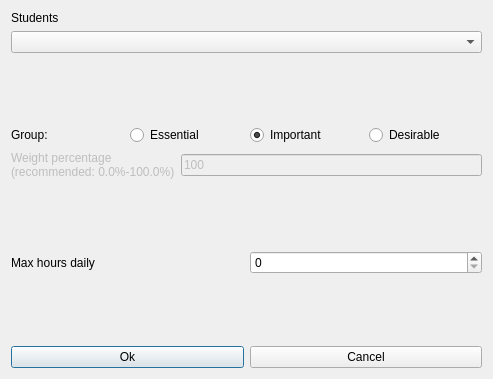
<?xml version="1.0" encoding="UTF-8"?>
<ui version="4.0">
 <class>ModifyConstraintStudentsSetMaxHoursDailyForm_template</class>
 <widget class="QDialog" name="ModifyConstraintStudentsSetMaxHoursDailyForm_template">
  <property name="geometry">
   <rect>
    <x>0</x>
    <y>0</y>
    <width>493</width>
    <height>379</height>
   </rect>
  </property>
  <property name="windowTitle">
   <string extracomment="This is the title of the dialog to modify a constraint of this type">Modify students set max hours daily</string>
  </property>
  <layout class="QVBoxLayout" name="verticalLayout_2">
   <item>
    <layout class="QVBoxLayout" name="verticalLayout">
     <item>
      <widget class="QLabel" name="studentsTextLabel">
       <property name="frameShape">
        <enum>QFrame::NoFrame</enum>
       </property>
       <property name="frameShadow">
        <enum>QFrame::Plain</enum>
       </property>
       <property name="text">
        <string>Students</string>
       </property>
       <property name="wordWrap">
        <bool>false</bool>
       </property>
      </widget>
     </item>
     <item>
      <widget class="QComboBox" name="studentsComboBox">
       <property name="editable">
        <bool>false</bool>
       </property>
       <property name="insertPolicy">
        <enum>QComboBox::NoInsert</enum>
       </property>
       <property name="autoCompletion">
        <bool>false</bool>
       </property>
       <property name="duplicatesEnabled">
        <bool>false</bool>
       </property>
      </widget>
     </item>
    </layout>
   </item>
   <item>
    <spacer name="verticalSpacer">
     <property name="orientation">
      <enum>Qt::Vertical</enum>
     </property>
     <property name="sizeHint" stdset="0">
      <size>
       <width>20</width>
       <height>38</height>
      </size>
     </property>
    </spacer>
   </item>
   <item>
    <layout class="QHBoxLayout" name="horizontalLayout_4">
     <item>
      <widget class="QLabel" name="groupTextLabel">
       <property name="text">
        <string>Group:</string>
       </property>
      </widget>
     </item>
     <item>
      <widget class="QRadioButton" name="essentialRadioButton">
       <property name="text">
        <string>Essential</string>
       </property>
      </widget>
     </item>
     <item>
      <widget class="QRadioButton" name="importantRadioButton">
       <property name="text">
        <string>Important</string>
       </property>
       <property name="checked">
        <bool>true</bool>
       </property>
      </widget>
     </item>
     <item>
      <widget class="QRadioButton" name="desirableRadioButton">
       <property name="text">
        <string>Desirable</string>
       </property>
      </widget>
     </item>
    </layout>
   </item>
   <item>
    <layout class="QHBoxLayout" name="horizontalLayout_2">
     <item>
      <widget class="QLabel" name="weightTextLabel">
       <property name="enabled">
        <bool>false</bool>
       </property>
       <property name="frameShape">
        <enum>QFrame::NoFrame</enum>
       </property>
       <property name="frameShadow">
        <enum>QFrame::Plain</enum>
       </property>
       <property name="text">
        <string>Weight percentage
(recommended: 0.0%-100.0%)</string>
       </property>
       <property name="wordWrap">
        <bool>false</bool>
       </property>
      </widget>
     </item>
     <item>
      <widget class="QLineEdit" name="weightLineEdit">
       <property name="enabled">
        <bool>false</bool>
       </property>
       <property name="text">
        <string notr="true">100</string>
       </property>
      </widget>
     </item>
    </layout>
   </item>
   <item>
    <spacer name="verticalSpacer_2">
     <property name="orientation">
      <enum>Qt::Vertical</enum>
     </property>
     <property name="sizeHint" stdset="0">
      <size>
       <width>20</width>
       <height>36</height>
      </size>
     </property>
    </spacer>
   </item>
   <item>
    <layout class="QHBoxLayout" name="horizontalLayout_3">
     <item>
      <widget class="QLabel" name="maxHoursTextLabel">
       <property name="frameShape">
        <enum>QFrame::NoFrame</enum>
       </property>
       <property name="frameShadow">
        <enum>QFrame::Plain</enum>
       </property>
       <property name="text">
        <string>Max hours daily</string>
       </property>
       <property name="wordWrap">
        <bool>false</bool>
       </property>
      </widget>
     </item>
     <item>
      <widget class="QSpinBox" name="maxHoursSpinBox"/>
     </item>
    </layout>
   </item>
   <item>
    <spacer name="verticalSpacer_3">
     <property name="orientation">
      <enum>Qt::Vertical</enum>
     </property>
     <property name="sizeHint" stdset="0">
      <size>
       <width>20</width>
       <height>38</height>
      </size>
     </property>
    </spacer>
   </item>
   <item>
    <layout class="QHBoxLayout" name="horizontalLayout">
     <item>
      <widget class="QPushButton" name="okPushButton">
       <property name="text">
        <string>Ok</string>
       </property>
      </widget>
     </item>
     <item>
      <widget class="QPushButton" name="cancelPushButton">
       <property name="text">
        <string>Cancel</string>
       </property>
      </widget>
     </item>
    </layout>
   </item>
  </layout>
 </widget>
 <layoutdefault spacing="6" margin="11"/>
 <resources/>
 <connections/>
</ui>
